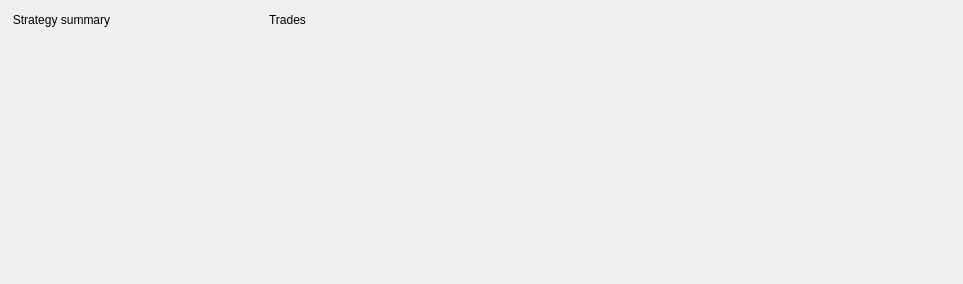
<?xml version="1.0" encoding="UTF-8"?>
<ui version="4.0">
 <class>StrategyResults</class>
 <widget class="QWidget" name="StrategyResults">
  <property name="geometry">
   <rect>
    <x>0</x>
    <y>0</y>
    <width>963</width>
    <height>284</height>
   </rect>
  </property>
  <property name="windowTitle">
   <string>Form</string>
  </property>
  <layout class="QGridLayout" name="gridLayout">
   <item row="0" column="0">
    <widget class="QGroupBox" name="SummaryGB">
     <property name="maximumSize">
      <size>
       <width>250</width>
       <height>16777215</height>
      </size>
     </property>
     <property name="styleSheet">
      <string notr="true">border: 0px;</string>
     </property>
     <property name="title">
      <string>Strategy summary</string>
     </property>
     <layout class="QGridLayout" name="gridLayout_4">
      <item row="0" column="0">
       <layout class="QGridLayout" name="gridLayout_2"/>
      </item>
     </layout>
    </widget>
   </item>
   <item row="0" column="1">
    <widget class="QGroupBox" name="TradesGB">
     <property name="styleSheet">
      <string notr="true">border: 0px;</string>
     </property>
     <property name="title">
      <string>Trades</string>
     </property>
     <layout class="QGridLayout" name="gridLayout_3">
      <item row="0" column="0">
       <layout class="QHBoxLayout" name="horizontalLayout">
        <property name="spacing">
         <number>6</number>
        </property>
       </layout>
      </item>
     </layout>
    </widget>
   </item>
  </layout>
 </widget>
 <resources/>
 <connections/>
</ui>
